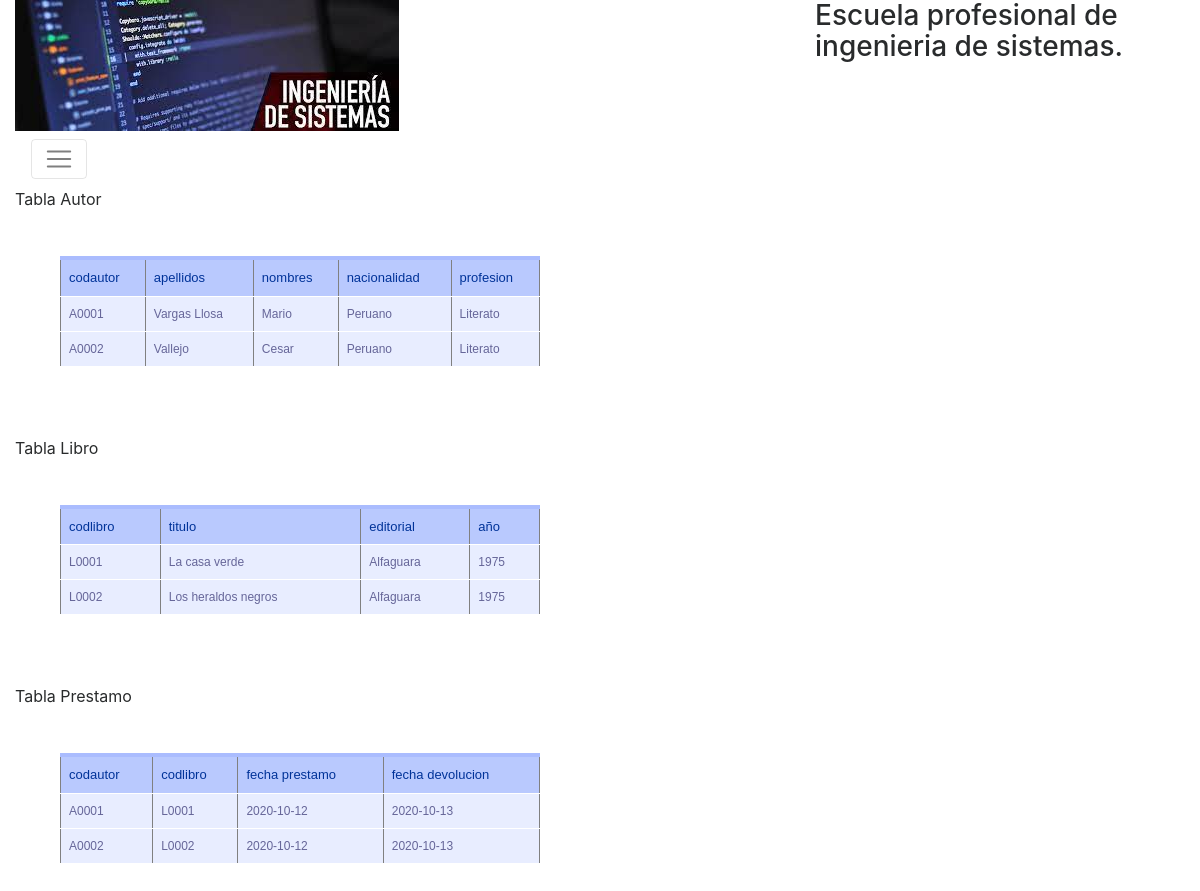
Page /perfil.php on the committed database.
### tables this page shows
CREATE TABLE IF NOT EXISTS tautor(
  codautor CHAR(5) NOT NULL,
  apellidos VARCHAR(50) NOT NULL,
  nombres VARCHAR(50) NOT NULL,
  nacionalidad VARCHAR(50) NOT NULL,
  profesion VARCHAR(50) NOT NULL,
  PRIMARY KEY(codautor)
);

CREATE TABLE IF NOT EXISTS tlibro(
  codlibro CHAR(5) NOT NULL,
  titulo VARCHAR(50) NOT NULL,
  editorial VARCHAR(50) NOT NULL,
  anio INT,
  PRIMARY KEY(codLibro)
);

CREATE TABLE IF NOT EXISTS tprestamo(
  codautor CHAR(5) NOT NULL,
  codlibro CHAR(5) NOT NULL,
  fechaprestamo DATE,
  fechadevolucion DATE,
  PRIMARY KEY(codautor,codlibro, fechaprestamo),
  FOREIGN KEY(codautor) REFERENCES tautor(codautor),
  FOREIGN KEY(codlibro) REFERENCES tlibro(codlibro)
);

### perfil.php (the view, shortened to what this page needs)
<!DOCTYPE html>
<html lang="en">
<head>
    <link href="css/bootstrap.min.css" rel="stylesheet">
    <link href="css/style.css" rel="stylesheet">
</head>
<body>
    <div class="container-fluid">
        <nav>
            <head>
                <div class="row">
                    <div class="col-md-12">
                        <div class="row">
                            <div class="col-md-8">
                                <img alt="Bootstrap Image Preview" src="images/banner.jpg">
                            </div>
                            <div class="col-md-4">
                                <h3>
                                    Escuela profesional de ingenieria de sistemas.
                                </h3>
                            </div>
                        </div>
                    </div>
                </div>
            </head>
            <div class="row">
                <div class="col-md-12">
                    <nav class="navbar navbar-expand-lg navbar-light bg-light">
                        <button class="navbar-toggler" type="button" data-toggle="collapse" data-target="#bs-example-navbar-collapse-1"><span class="navbar-toggler-icon"></span></button>
                    </nav>
                </div>
            </div>
        </nav>
        <main>
            <div class="row">
                <div class="col-md-8">
                <?php
                    $link = mysqli_connect('localhost','root','')
                        or die('No se pudo conectar al servidor de la base de datos');
                    mysqli_select_db($link,'bdbiblioteca')
                        or die('No se pudo conectar a la base de datos Biblioteca');
                    echo "Tabla Autor";
                    $consulta = "SELECT * FROM tautor";
                    $resultado = mysqli_query($link,$consulta)
                        or die('Consulta a tabla tautor fallida');
                    echo "<table border='1'>";
                    echo "<thead>";
                    echo "<tr>";
                    echo "<th>codautor</th>";
                    echo "<th>apellidos</th>";
                    echo "<th>nombres</th>";
                    echo "<th>nacionalidad</th>";
                    echo "<th>profesion</th>";
                    echo "</tr>";
                    echo "</thead>";
                    while($row = mysqli_fetch_array($resultado))
                    {
                        echo "<tr>";
                        echo "<td>";
                        echo $row["codautor"];
                        echo "</td>";
                        echo "<td>";
                        echo $row["apellidos"];
                        echo "</td>";
                        echo "<td>";
                        echo $row["nombres"];
                        echo "</td>";
                        echo "<td>";
                        echo $row["nacionalidad"];
                        echo "</td>";
                        echo "<td>";
                        echo $row["profesion"];
                        echo "</td>";
                        echo "</tr>";
                    }
                    echo "</table>";
                    echo "<br>";
                    echo "Tabla Libro";
                    $consulta = "SELECT * FROM tlibro";
                    $resultado = mysqli_query($link,$consulta)
                        or die('Consulta a tabla tlibro fallida');
                    echo "<table border='1'>";
                    echo "<thead>";
                    echo "<tr>";
                    echo "<th>codlibro</th>";
                    echo "<th>titulo</th>";
                    echo "<th>editorial</th>";
                    echo "<th>año</th>";
                    echo "</tr>";
                    echo "</thead>";
                    while($row = mysqli_fetch_array($resultado))
                    {
                        echo "<tr>";
                        echo "<td>";
                        echo $row["codlibro"];
                        echo "</td>";
                        echo "<td>";
                        echo $row["titulo"];
                        echo "</td>";
                        echo "<td>";
                        echo $row["editorial"];
                        echo "</td>";
                        echo "<td>";
                        echo $row["anio"];
                        echo "</td>";
                        echo "</tr>";
                    }
                    echo "</table>";
                    echo "<br>";
                    echo "Tabla Prestamo";
                    $consulta = "SELECT * FROM tprestamo";
                    $resultado = mysqli_query($link,$consulta)
                        or die('Consulta a tabla tprestamo fallida');
                    echo "<table border='1'>";
                    echo "<thead>";
                    echo "<tr>";
                    echo "<th>codautor</th>";
                    echo "<th>codlibro</th>";
                    echo "<th>fecha prestamo</th>";
                    echo "<th>fecha devolucion</th>";
                    echo "</tr>";
                    echo "</thead>";
                    while($row = mysqli_fetch_array($resultado))
                    {
                        echo "<tr>";
                        echo "<td>";
                        echo $row["codautor"];
                        echo "</td>";
                        echo "<td>";
                        echo $row["codlibro"];
                        echo "</td>";
                        echo "<td>";
                        echo $row["fechaprestamo"];
                        echo "</td>";
                        echo "<td>";
                        echo $row["fechadevolucion"];
                        echo "</td>";
                        echo "</tr>";
                    }
                    echo "</table>";
                ?>
                </div>
                <div class="col-md-4"></div>
            </div>
        </main>
    </div>
</body>
</html>

### perfil.php (style rules this page uses)
table { font-family: "Lucida Sans Unicode", "Lucida Grande", Sans-Serif; font-size: 12px; margin: 45px; width: 480px; text-align: left; border-collapse: collapse; }
th { font-size: 13px; font-weight: normal; padding: 8px; background: #b9c9fe; border-top: 4px solid #aabcfe; border-bottom: 1px solid #fff; color: #039; }
td { padding: 8px; background: #e8edff; border-bottom: 1px solid #fff; color: #669; border-top: 1px solid transparent; }

### rows in the picture
tautor: codautor "A0001", apellidos "Vargas Llosa", nombres "Mario", nacionalidad "Peruano", profesion "Literato"
tautor: codautor "A0002", apellidos "Vallejo", nombres "Cesar", nacionalidad "Peruano", profesion "Literato"
tlibro: codlibro "L0001", titulo "La casa verde", editorial "Alfaguara", anio "1975"
tlibro: codlibro "L0002", titulo "Los heraldos negros", editorial "Alfaguara", anio "1975"
tprestamo: codautor "A0001", codlibro "L0001", fechaprestamo "2020-10-12", fechadevolucion "2020-10-13"
tprestamo: codautor "A0002", codlibro "L0002", fechaprestamo "2020-10-12", fechadevolucion "2020-10-13"
